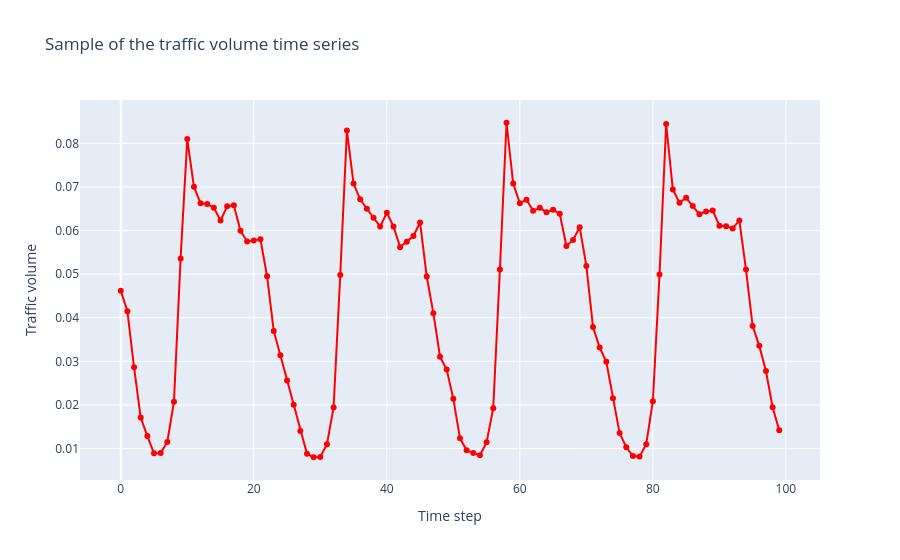

Notebook code cell kept with this figure:
### Code cell
fig = go.Figure()
fig.add_trace(go.Scatter(
    x=[i for i in range (100)],
    y=X[-100:],
    mode='lines+markers',
    line=dict(color='red', width=2),
    name=f"Traffic volum"
))
fig.update_layout(
    title=f"Sample of the traffic volume time series",
    xaxis_title="Time step",
    yaxis_title="Traffic volume"
)
fig.show()
